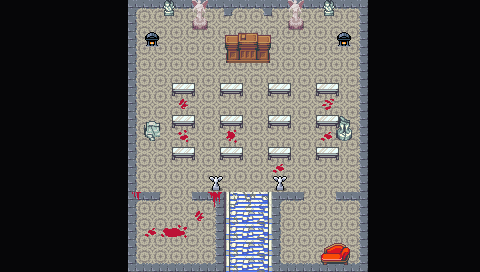

This game map was drawn from its Tiled (.tmx) file and the tilesets committed beside it. A one-line description and the trimmed map source follow:
An orthogonal 30x17 tile map with 16x16 px tiles, 4 tile layers (Collision, Background, Ground, Clutter), 5 tilesets and 42 objects.

<map version="1.10" tiledversion="1.11.2" orientation="orthogonal" renderorder="right-down" width="30" height="17" tilewidth="16" tileheight="16" infinite="0" nextlayerid="8" nextobjectid="122">
 <editorsettings>
  <export target="wastetown..tmx" format="tmx" />
 </editorsettings>
 <properties>
  <property name="dungeonEffect" value="{&quot;startBattleWithCard&quot;: [ &quot;Marchesa's Decree&quot; ]}" />
 </properties>
 <tileset firstgid="1" source="../../../../common/maps/tileset/main.tsx" />
 <tileset firstgid="10113" source="../../../../common/maps/tileset/buildings.tsx" />
 <tileset firstgid="11905" source="../../../../common/maps/tileset/dungeon.tsx" />
 <tileset firstgid="16385" source="../../../../common/maps/tileset/dungeon/dungeon_bis.tsx" />
 <tileset firstgid="32769" source="../../../../common/maps/tileset/dungeon-nocollide.tsx" />
 <layer id="7" name="Collision" width="30" height="17">
  <data>[510 cells, 75 non-empty, 4 distinct tile ids]</data>
 </layer>
 <layer id="1" name="Background" width="30" height="17">
  <data>[510 cells, 510 non-empty, 2 distinct tile ids]</data>
 </layer>
 <layer id="2" name="Ground" width="30" height="17">
  <data>[510 cells, 135 non-empty, 17 distinct tile ids]</data>
 </layer>
 <layer id="3" name="Clutter" width="30" height="17">
  <properties>
   <property name="spriteLayer" type="bool" value="true" />
  </properties>
  <data>[510 cells, 138 non-empty, 47 distinct tile ids]</data>
 </layer>
 <objectgroup id="4" name="Objects">
  <object id="38" template="../../../../common/maps/obj/entry_up.tx" x="224.333" y="270" width="48" height="16">
   <properties>
    <property name="teleport" value="" />
   </properties>
  </object>
  <object id="50" template="../../../../common/maps/obj/enemy.tx" x="166.847" y="178.457">
   <properties>
    <property name="defeatDialog">[
   {
   "action": [
      {"advanceMapFlag":"enemiesDefeated"},
      {"deleteMapObject": -1}
    ]
   }
]</property>
    <property name="effect" value="{&quot;startBattleWithCard&quot;: [&quot;Grenzo, Havoc Raiser&quot;, &quot;Grenzo's Cutthroat&quot;, &quot;Spy Kit&quot;]}" />
    <property name="enemy" value="Grenzo" />
    <property name="reward">[
  {
    "type": "item",
    "probability": 1,
    "count": 1,
    "itemName": "Grenzo's Key"
  }
]
</property>
    <property name="threatRange" type="int" value="0" />
    <property name="waypoints" value="" />
   </properties>
  </object>
  <object id="53" template="../../../../common/maps/obj/enemy.tx" x="222.874" y="114.19">
   <properties>
    <property name="defeatDialog">[
   {
   "action": [
      {"advanceMapFlag":"enemiesDefeated"},
      {"deleteMapObject": -1}
    ]
   }
]</property>
    <property name="enemy" value="Selvala" />
    <property name="threatRange" type="int" value="20" />
    <property name="waypoints" value="0" />
   </properties>
  </object>
  <object id="55" template="../../../../common/maps/obj/enemy.tx" x="271.413" y="114.192">
   <properties>
    <property name="defeatDialog">[
   {
   "action": [
      {"advanceMapFlag":"enemiesDefeated"},
      {"deleteMapObject": -1}
    ]
   }
]</property>
    <property name="enemy" value="Muzzio" />
    <property name="threatRange" type="int" value="20" />
    <property name="waypoints" value="0" />
   </properties>
  </object>
  <object id="57" template="../../../../common/maps/obj/enemy.tx" x="169.985" y="225.858">
   <properties>
    <property name="defeatDialog">[
   {
   "action": [
      {"advanceMapFlag":"enemiesDefeated"},
      {"deleteMapObject": -1}
    ]
   }
]</property>
    <property name="enemy" value="Brago" />
    <property name="threatRange" type="int" value="0" />
   </properties>
  </object>
  <object id="58" template="../../../../common/maps/obj/enemy.tx" x="238.634" y="32.1797">
   <properties>
    <property name="defeatDialog">[
   {
   "action": [
      {"advanceMapFlag":"enemiesDefeated"},
      {"deleteMapObject": -1}
    ]
   }
]</property>
    <property name="effect" value="{&quot;startBattleWithCard&quot;: [&quot;Throne of the High City&quot;, &quot;Marchesa's Emissary|CNS&quot;, Deadly Designs|CN2&quot;]}" />
    <property name="enemy" value="Queen Marchesa" />
    <property name="reward">[
  {
    "type": "item",
    "probability": 1,
    "count": 1,
    "itemName": "Marchesa's Key"
  }
]
</property>
    <property name="threatRange" type="int" value="0" />
    <property name="waypoints" value="0" />
   </properties>
  </object>
  <object id="79" template="../../../../common/maps/obj/dialog.tx" x="212.25" y="197.25" width="74" height="15.5" visible="1">
   <properties>
    <property name="dialog">[
{
   "text": "This once opulent court chamber has fallen into disrepair. Blood and broken things stain the majesty this place once had, and make it clear that conspiracies are the true power in this place.",
   "options": [{
      "name": "(Continue)", "action": [{"deleteMapObject":-1}]}]
}
]</property>
   </properties>
  </object>
  <object id="82" template="../../../../common/maps/obj/dialog.tx" x="135.462" y="63.5098" width="226.959" height="10.0753" visible="1">
   <properties>
    <property name="dialog">[
{
   "text": "A crowned woman with a tired expression sits on a broken throne. 
'Come to kill me, have you? Well, go ahead and try. You'd be far from the first to fail at it.'",
   "options": [{
      "name": "(Continue.)", "action": [{"deleteMapObject":-1}]}]
}
]</property>
   </properties>
  </object>
  <object id="83" template="../../../../common/maps/obj/gate.tx" gid="1073745949" x="158.144" y="200.606" width="35.8332" height="22" rotation="0">
   <properties>
    <property name="dialog">[{
    "text":"This gate is locked.",
    "options":[
    { "name":"Leave" },
    {      
        "name":"Unlock with Grenzo's Key",     
        "condition":[{"item":"Grenzo's Key"}],    
        "text":"The gate swings open.",
        "options":[{"name":"Continue", "action":[ {"deleteMapObject":92}, {"removeItem":"Grenzo's Key"}, {"deleteMapObject":-1}]} ]
    }
    ]
}]</property>
   </properties>
  </object>
  <object id="85" template="../../../../common/maps/obj/gate.tx" gid="1073745949" x="300.667" y="200.583" width="35.8332" height="22" rotation="0">
   <properties>
    <property name="dialog">[{
    "text":"This gate is locked.",
    "options":[
    { "name":"Leave" },
    {      
        "name":"Unlock with Marchesa's Key",     
        "condition":[{"item":"Marchesa's Key"}],    
        "text":"The gate swings open.",
        "options":[{"name":"Continue", "action":[ {"deleteMapObject":93}, {"removeItem":"Marchesa's Key"}, {"deleteMapObject":85}]} ]
    }
    ]
}]</property>
   </properties>
  </object>
  <object id="87" template="../../../../common/maps/obj/booster.tx" x="286.333" y="225.667">
   <properties>
    <property name="reward">[
  {
    "editions": [ "CNS" ],
    "type": "card",
    "count": 10,
    "rarity": [ "Common" ]
  },
  {
    "editions": [ "CNS" ],
    "type": "card",
    "count": 3,
    "rarity": [ "Uncommon" ]
  },
  {
    "editions": [ "CNS" ],
    "type": "card",
    "count": 1,
    "rarity": [ "Rare", "Mythic Rare" ]
  }
]
</property>
   </properties>
  </object>
  <object id="88" template="../../../../common/maps/obj/booster.tx" x="287.333" y="254.333">
   <properties>
    <property name="reward">[
  {
    "editions": [ "CN2" ],
    "type": "card",
    "count": 10,
    "rarity": [ "Common" ]
  },
  {
    "editions": [ "CN2" ],
    "type": "card",
    "count": 3,
    "rarity": [ "Uncommon" ]
  },
  {
    "editions": [ "CN2" ],
    "type": "card",
    "count": 1,
    "rarity": [ "Rare", "Mythic Rare" ]
  }
]
</property>
   </properties>
  </object>
  </objectgroup>
</map>
<!-- 30 of 42 objects omitted -->
